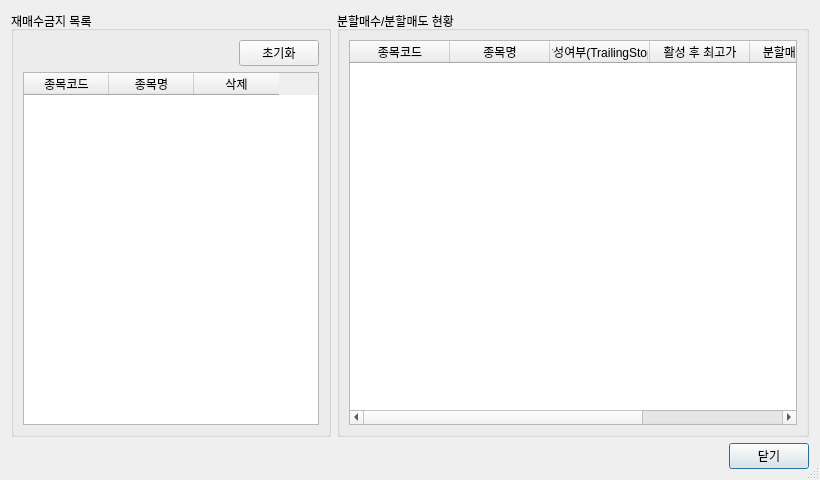
<?xml version="1.0" encoding="UTF-8"?>
<ui version="4.0">
 <class>Dialog</class>
 <widget class="QDialog" name="Dialog">
  <property name="windowModality">
   <enum>Qt::NonModal</enum>
  </property>
  <property name="geometry">
   <rect>
    <x>0</x>
    <y>0</y>
    <width>820</width>
    <height>480</height>
   </rect>
  </property>
  <property name="minimumSize">
   <size>
    <width>820</width>
    <height>480</height>
   </size>
  </property>
  <property name="windowTitle">
   <string>Information</string>
  </property>
  <property name="sizeGripEnabled">
   <bool>true</bool>
  </property>
  <property name="modal">
   <bool>true</bool>
  </property>
  <layout class="QGridLayout" name="gridLayout">
   <property name="sizeConstraint">
    <enum>QLayout::SetDefaultConstraint</enum>
   </property>
   <item row="1" column="2">
    <widget class="QPushButton" name="btnClose">
     <property name="sizePolicy">
      <sizepolicy hsizetype="Fixed" vsizetype="Fixed">
       <horstretch>0</horstretch>
       <verstretch>0</verstretch>
      </sizepolicy>
     </property>
     <property name="text">
      <string>닫기</string>
     </property>
    </widget>
   </item>
   <item row="0" column="0">
    <widget class="QGroupBox" name="groupBox">
     <property name="sizePolicy">
      <sizepolicy hsizetype="Fixed" vsizetype="Preferred">
       <horstretch>0</horstretch>
       <verstretch>0</verstretch>
      </sizepolicy>
     </property>
     <property name="minimumSize">
      <size>
       <width>320</width>
       <height>0</height>
      </size>
     </property>
     <property name="title">
      <string>재매수금지 목록</string>
     </property>
     <layout class="QGridLayout" name="gridLayout_2">
      <item row="0" column="1">
       <widget class="QPushButton" name="btnClear">
        <property name="text">
         <string>초기화</string>
        </property>
       </widget>
      </item>
      <item row="0" column="0">
       <spacer name="horizontalSpacer_2">
        <property name="orientation">
         <enum>Qt::Horizontal</enum>
        </property>
        <property name="sizeHint" stdset="0">
         <size>
          <width>40</width>
          <height>20</height>
         </size>
        </property>
       </spacer>
      </item>
      <item row="1" column="0" colspan="2">
       <widget class="QTableWidgetMyStocks" name="twReOrderStocks">
        <property name="editTriggers">
         <set>QAbstractItemView::NoEditTriggers</set>
        </property>
        <property name="selectionMode">
         <enum>QAbstractItemView::SingleSelection</enum>
        </property>
        <property name="selectionBehavior">
         <enum>QAbstractItemView::SelectRows</enum>
        </property>
        <property name="sortingEnabled">
         <bool>true</bool>
        </property>
        <attribute name="horizontalHeaderCascadingSectionResizes">
         <bool>false</bool>
        </attribute>
        <attribute name="horizontalHeaderDefaultSectionSize">
         <number>85</number>
        </attribute>
        <attribute name="horizontalHeaderShowSortIndicator" stdset="0">
         <bool>true</bool>
        </attribute>
        <column>
         <property name="text">
          <string>종목코드</string>
         </property>
        </column>
        <column>
         <property name="text">
          <string>종목명</string>
         </property>
        </column>
        <column>
         <property name="text">
          <string>삭제</string>
         </property>
        </column>
       </widget>
      </item>
     </layout>
    </widget>
   </item>
   <item row="0" column="1" colspan="2">
    <widget class="QGroupBox" name="groupBox_2">
     <property name="title">
      <string>분할매수/분할매도 현황</string>
     </property>
     <layout class="QGridLayout" name="gridLayout_3">
      <item row="0" column="1">
       <widget class="QTableWidgetMyStocks" name="twMyStrategyStocks">
        <property name="editTriggers">
         <set>QAbstractItemView::NoEditTriggers</set>
        </property>
        <property name="selectionMode">
         <enum>QAbstractItemView::SingleSelection</enum>
        </property>
        <property name="selectionBehavior">
         <enum>QAbstractItemView::SelectRows</enum>
        </property>
        <property name="sortingEnabled">
         <bool>true</bool>
        </property>
        <attribute name="horizontalHeaderCascadingSectionResizes">
         <bool>true</bool>
        </attribute>
        <attribute name="horizontalHeaderDefaultSectionSize">
         <number>100</number>
        </attribute>
        <attribute name="horizontalHeaderShowSortIndicator" stdset="0">
         <bool>true</bool>
        </attribute>
        <attribute name="horizontalHeaderStretchLastSection">
         <bool>false</bool>
        </attribute>
        <attribute name="verticalHeaderCascadingSectionResizes">
         <bool>false</bool>
        </attribute>
        <column>
         <property name="text">
          <string>종목코드</string>
         </property>
        </column>
        <column>
         <property name="text">
          <string>종목명</string>
         </property>
        </column>
        <column>
         <property name="text">
          <string>활성여부(TrailingStop)</string>
         </property>
        </column>
        <column>
         <property name="text">
          <string>활성 후 최고가</string>
         </property>
        </column>
        <column>
         <property name="text">
          <string>분할매도(횟수)</string>
         </property>
        </column>
        <column>
         <property name="text">
          <string>분할매수(횟수)</string>
         </property>
        </column>
       </widget>
      </item>
     </layout>
    </widget>
   </item>
   <item row="1" column="0" colspan="2">
    <spacer name="horizontalSpacer">
     <property name="orientation">
      <enum>Qt::Horizontal</enum>
     </property>
     <property name="sizeHint" stdset="0">
      <size>
       <width>40</width>
       <height>20</height>
      </size>
     </property>
    </spacer>
   </item>
  </layout>
 </widget>
 <customwidgets>
  <customwidget>
   <class>QTableWidgetMyStocks</class>
   <extends>QTableWidget</extends>
   <header>extends/QTableWidgetMyStocks.h</header>
  </customwidget>
 </customwidgets>
 <resources/>
 <connections/>
</ui>
